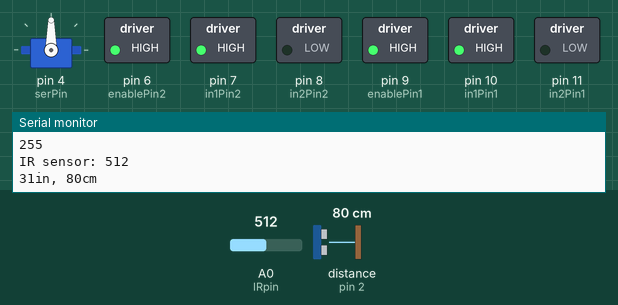
Recording of a sketch running on a simulated Arduino Uno, built with avr-gcc and run on an emulated ATmega328P. On the bench: servo, switched loads named in the sketch (green lamp = pin HIGH), the last lines printed to the serial monitor. Wiring (inferred from the names in the program): ultrasonic range finder: trigger pin 3; echo pin 2. The inputs (shaded band) are chosen by the test bench; at power-on: distance to the obstacle (sensor on pin 2) 80 cm, A0 (IRpin) = 512. The echo pulse lasts 58.3 µs per cm; pins used as bus, display or sensor lines are not drawn.

Above: at 1.2 s.
1.3 s: distance to the obstacle (sensor on pin 2) set to 17 cm
4.3 s: distance to the obstacle (sensor on pin 2) set to 13 cm
At 5.7 s:
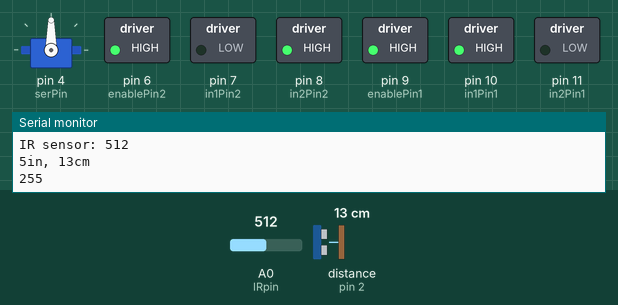
7.3 s: distance to the obstacle (sensor on pin 2) set to 120 cm
At 9.81 s:
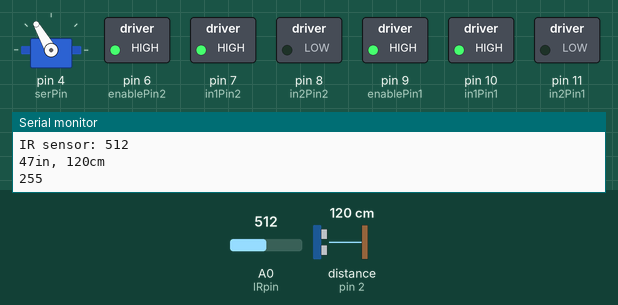
10.3 s: A0 (IRpin) set to 210
13.3 s: A0 (IRpin) set to 185
At 14.3 s:
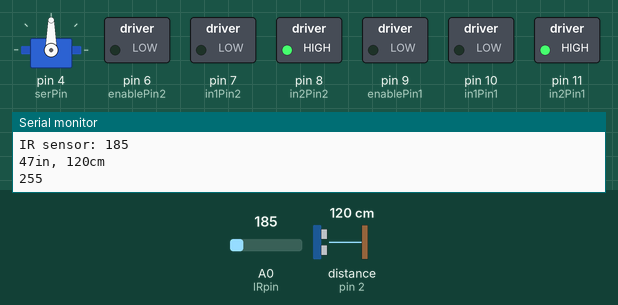
16.3 s: A0 (IRpin) set to 306
At 18.3 s:
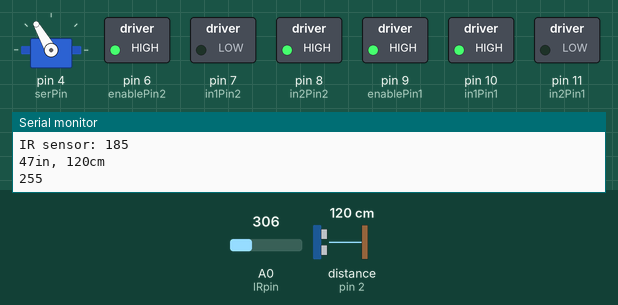
Timing chart, 0 to 20.3 s (numbered marks = the images above; inputs shaded):
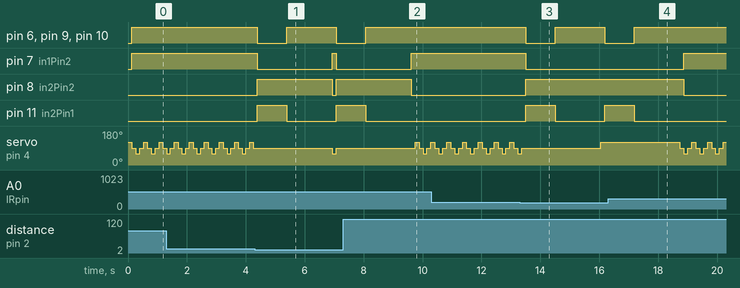

The sketch:

TeamBot.ino
```cpp
#include <Servo.h>

int enablePin2 = 6;
int enablePin1 = 9;

int in1Pin2 = 7;
int in2Pin2 = 8;

int in1Pin1 = 10;
int in2Pin1 = 11;

const int trigPin = 3;
const int echoPin = 2;

const int IRpin = A0;
int distance = 0;

int count = 1;
int speed = 255 ;
boolean past = 0 ;
boolean present = 0;

const int serPin = 4;
Servo myservo;
bool stepbool = true;
int serPos = 90;
int nstep = 30;
int startDeg = 60;
int stopDeg = 120;
//int potPin = 0;

void setup()
{
  pinMode(in1Pin2, OUTPUT);
  pinMode(in2Pin2, OUTPUT);
  pinMode(enablePin2, OUTPUT);
  pinMode(in1Pin1, OUTPUT);
  pinMode(in2Pin1, OUTPUT);
  pinMode(enablePin1, OUTPUT);
  pinMode(echoPin, INPUT);
  //pinMode(stopPin, INPUT);
  Serial.begin(9600);
  myservo.write(serPos);
  myservo.attach(serPin);

}

long microsecondsToInches(long microseconds){
  return microseconds / 74 / 2;
}

long microsecondsToCentimeters(long microseconds){
  return microseconds / 29 / 2;
}

void loop(){
  //delay(1000);
  if (stepbool){
    serPos += nstep;
  }else{
     serPos -= nstep;
  }
  if (serPos==stopDeg){
    stepbool = false;
  }
  if (serPos==startDeg){
    stepbool = true;
  }
  myservo.write(serPos);

  //irIN: ir sensor reading (value from 0 to 1024)
  //irLimit: Limit at which the edge of the table has been encountered

  long duration, inches, cm, irIN, irLimit = 200;
  //irIN = analogRead(IRpin);
  irIN = irRead();
  Serial.println("IR sensor: " + String(irIN));

  pinMode(trigPin, OUTPUT);
  digitalWrite(trigPin, LOW);
  delayMicroseconds(2);
  digitalWrite(trigPin, HIGH);
  delayMicroseconds(10);
  digitalWrite(trigPin, LOW);
  duration = pulseIn(echoPin, HIGH);
  inches = microsecondsToInches(duration);
  cm = microsecondsToCentimeters(duration);

  Serial.print(inches);
  Serial.print("in, ");
  Serial.print(cm);
  Serial.print("cm");
  Serial.println();

  //delay(100);

  Serial.println(speed);

  if ( cm < 15){
     stopMotor();
     myservo.write(90);
     delay(1000);
     left(speed);
     delay(1550);
   }else{
  forward(speed);
  }

  if (irIN < irLimit){
     stopMotor();
     delay(1000);
     left(speed);
     delay(1550);
   }else{
  forward(speed);
   }
}

void setMotor(int speed, boolean reverse,int enablePinSel,int motorPin1, int motorPin2){
  analogWrite(enablePinSel, speed);
  digitalWrite(motorPin1, ! reverse);
  digitalWrite(motorPin2, reverse);
}

void stopMotor(){
  setMotor(0,true,enablePin2,in1Pin2,in2Pin2);
  setMotor(0,true,enablePin1,in1Pin1,in2Pin1);
}
void forward(int speed){
   setMotor(speed, false,enablePin1,in1Pin1,in2Pin1);
  setMotor(speed, false,enablePin2,in1Pin2,in2Pin2);
}

void reverse(int speed){
  setMotor(speed, true,enablePin1,in1Pin1,in2Pin1);
  setMotor(speed, true,enablePin2,in1Pin2,in2Pin2);
}

void right(int speed){
  setMotor(speed, true,enablePin1,in1Pin1,in2Pin1);
  setMotor(speed, false,enablePin2,in1Pin2,in2Pin2);
}

void left(int speed){
  setMotor(speed, false,enablePin1,in1Pin1,in2Pin1);
  setMotor(speed, true,enablePin2,in1Pin2,in2Pin2);
}

// IR Sensor, model number: GP2Y0A41SK0F
// IR Sensor, range: 4 to 30 cm
// IR Sensor, measuring cycle: 16.5 ms
// IR Sensor, output: Anolog

// Take multiple readings, and average them out to reduce false readings
int irRead() {
  int averaging = 0;             //  Holds value to average readings

  // Get a sampling of 5 readings from sensor
  for (int i=0; i<5; i++) {
    distance = analogRead(IRpin);
    averaging = averaging + distance;
    delay(25);      // Wait 55 ms between each read
                    // According to datasheet time between each read
                    //  is -38ms +/- 10ms. Waiting 55 ms assures each
                    //  read is from a different sample
  }
  distance = averaging / 5;      // Average out readings
  return(distance);              // Return value
}
```

Measured:
- the behaviour switches between 16 and 15 cm on distance to the obstacle (sensor on pin 2) (found by bisection; images 0 and 1)
- the behaviour switches between 200 and 199 on A0 (IRpin) (found by bisection; images 2 and 3)
- after the input at 4.3 s, pin 6 (enablePin2): HIGH → LOW after 0.09 s, → HIGH 1.0 s later, → LOW 1.7 s later; pin 7 (in1Pin2): HIGH → LOW after 0.09 s, → HIGH 2.6 s later, → LOW 0.13 s later
- after the input at 7.3 s, pin 6 (enablePin2): goes on until 8.1 s, then stays HIGH; pin 7 (in1Pin2): goes on until 9.6 s, then stays HIGH
- after the input at 13.3 s, pin 6 (enablePin2), pin 9 (enablePin1), pin 10 (in1Pin1): HIGH → LOW after 0.20 s, → HIGH 1.0 s later, → LOW 1.7 s later; pin 7 (in1Pin2): HIGH → LOW after 0.20 s; pin 8 (in2Pin2): LOW → HIGH after 0.20 s; pin 11 (in2Pin1): LOW → HIGH after 0.20 s, → LOW 1.0 s later, → HIGH 1.7 s later
- after the input at 16.3 s, pin 6 (enablePin2), pin 9 (enablePin1), pin 10 (in1Pin1): goes on until 17.2 s, then stays HIGH; pin 7 (in1Pin2): LOW → HIGH after 2.6 s; pin 8 (in2Pin2): HIGH → LOW after 2.6 s; pin 11 (in2Pin1): goes on until 17.2 s, then stays LOW
